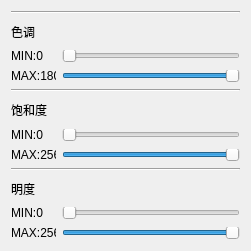
   <widget class="QWidget" name="verticalLayoutWidget_7">
    <property name="geometry">
     <rect>
      <x>210</x>
      <y>370</y>
      <width>251</width>
      <height>251</height>
     </rect>
    </property>
    <layout class="QVBoxLayout" name="verticalLayout_8">
     <item>
      <layout class="QVBoxLayout" name="verticalLayout_6">
       <item>
        <widget class="Line" name="line_5">
         <property name="orientation">
          <enum>Qt::Horizontal</enum>
         </property>
        </widget>
       </item>
       <item>
        <widget class="QLabel" name="label_15">
         <property name="text">
          <string>色调</string>
         </property>
        </widget>
       </item>
       <item>
        <layout class="QHBoxLayout" name="horizontalLayout_14">
         <item>
          <widget class="QLabel" name="hueMinLabel">
           <property name="minimumSize">
            <size>
             <width>45</width>
             <height>0</height>
            </size>
           </property>
           <property name="maximumSize">
            <size>
             <width>45</width>
             <height>16777215</height>
            </size>
           </property>
           <property name="text">
            <string>MIN:0</string>
           </property>
          </widget>
         </item>
         <item>
          <widget class="QSlider" name="hueMinSlider">
           <property name="minimumSize">
            <size>
             <width>0</width>
             <height>0</height>
            </size>
           </property>
           <property name="maximumSize">
            <size>
             <width>16777215</width>
             <height>12</height>
            </size>
           </property>
           <property name="maximum">
            <number>180</number>
           </property>
           <property name="orientation">
            <enum>Qt::Horizontal</enum>
           </property>
          </widget>
         </item>
        </layout>
       </item>
       <item>
        <layout class="QHBoxLayout" name="horizontalLayout_15">
         <item>
          <widget class="QLabel" name="hueMaxLabel">
           <property name="minimumSize">
            <size>
             <width>45</width>
             <height>0</height>
            </size>
           </property>
           <property name="maximumSize">
            <size>
             <width>45</width>
             <height>16777215</height>
            </size>
           </property>
           <property name="text">
            <string>MAX:180</string>
           </property>
          </widget>
         </item>
         <item>
          <widget class="QSlider" name="hueMaxSlider">
           <property name="maximumSize">
            <size>
             <width>16777215</width>
             <height>12</height>
            </size>
           </property>
           <property name="maximum">
            <number>180</number>
           </property>
           <property name="value">
            <number>180</number>
           </property>
           <property name="orientation">
            <enum>Qt::Horizontal</enum>
           </property>
          </widget>
         </item>
        </layout>
       </item>
      </layout>
     </item>
     <item>
      <layout class="QVBoxLayout" name="verticalLayout_7">
       <item>
        <widget class="Line" name="line_10">
         <property name="orientation">
          <enum>Qt::Horizontal</enum>
         </property>
        </widget>
       </item>
       <item>
        <widget class="QLabel" name="label_16">
         <property name="text">
          <string>饱和度</string>
         </property>
        </widget>
       </item>
       <item>
        <layout class="QHBoxLayout" name="horizontalLayout_16">
         <item>
          <widget class="QLabel" name="satMinLabel">
           <property name="minimumSize">
            <size>
             <width>45</width>
             <height>0</height>
            </size>
           </property>
           <property name="maximumSize">
            <size>
             <width>45</width>
             <height>16777215</height>
            </size>
           </property>
           <property name="text">
            <string>MIN:0</string>
           </property>
          </widget>
         </item>
         <item>
          <widget class="QSlider" name="satMinSlider">
           <property name="maximumSize">
            <size>
             <width>16777215</width>
             <height>12</height>
            </size>
           </property>
           <property name="maximum">
            <number>256</number>
           </property>
           <property name="orientation">
            <enum>Qt::Horizontal</enum>
           </property>
          </widget>
         </item>
        </layout>
       </item>
       <item>
        <layout class="QHBoxLayout" name="horizontalLayout_17">
         <item>
          <widget class="QLabel" name="satMaxLabel">
           <property name="minimumSize">
            <size>
             <width>45</width>
             <height>0</height>
            </size>
           </property>
           <property name="maximumSize">
            <size>
             <width>45</width>
             <height>16777215</height>
            </size>
           </property>
           <property name="text">
            <string>MAX:256</string>
           </property>
          </widget>
         </item>
         <item>
          <widget class="QSlider" name="satMaxSlider">
           <property name="maximumSize">
            <size>
             <width>16777215</width>
             <height>12</height>
            </size>
           </property>
           <property name="maximum">
            <number>256</number>
           </property>
           <property name="value">
            <number>256</number>
           </property>
           <property name="orientation">
            <enum>Qt::Horizontal</enum>
           </property>
          </widget>
         </item>
        </layout>
       </item>
      </layout>
     </item>
     <item>
      <layout class="QVBoxLayout" name="verticalLayout_4">
       <item>
        <widget class="Line" name="line_11">
         <property name="orientation">
          <enum>Qt::Horizontal</enum>
         </property>
        </widget>
       </item>
       <item>
        <widget class="QLabel" name="label_14">
         <property name="text">
          <string>明度</string>
         </property>
        </widget>
       </item>
       <item>
        <layout class="QHBoxLayout" name="horizontalLayout_11">
         <item>
          <widget class="QLabel" name="valMinLabel">
           <property name="minimumSize">
            <size>
             <width>45</width>
             <height>0</height>
            </size>
           </property>
           <property name="maximumSize">
            <size>
             <width>45</width>
             <height>16777215</height>
            </size>
           </property>
           <property name="text">
            <string>MIN:0</string>
           </property>
          </widget>
         </item>
         <item>
          <widget class="QSlider" name="valMinSlider">
           <property name="maximumSize">
            <size>
             <width>16777215</width>
             <height>12</height>
            </size>
           </property>
           <property name="maximum">
            <number>256</number>
           </property>
           <property name="orientation">
            <enum>Qt::Horizontal</enum>
           </property>
          </widget>
         </item>
        </layout>
       </item>
       <item>
        <layout class="QHBoxLayout" name="horizontalLayout_12">
         <item>
          <widget class="QLabel" name="valMaxLabel">
           <property name="minimumSize">
            <size>
             <width>45</width>
             <height>0</height>
            </size>
           </property>
           <property name="maximumSize">
            <size>
             <width>45</width>
             <height>16777215</height>
            </size>
           </property>
           <property name="text">
            <string>MAX:256</string>
           </property>
          </widget>
         </item>
         <item>
          <widget class="QSlider" name="valMaxSlider">
           <property name="maximumSize">
            <size>
             <width>16777215</width>
             <height>12</height>
            </size>
           </property>
           <property name="maximum">
            <number>256</number>
           </property>
           <property name="value">
            <number>256</number>
           </property>
           <property name="orientation">
            <enum>Qt::Horizontal</enum>
           </property>
          </widget>
         </item>
        </layout>
       </item>
      </layout>
     </item>
    </layout>
   </widget>
